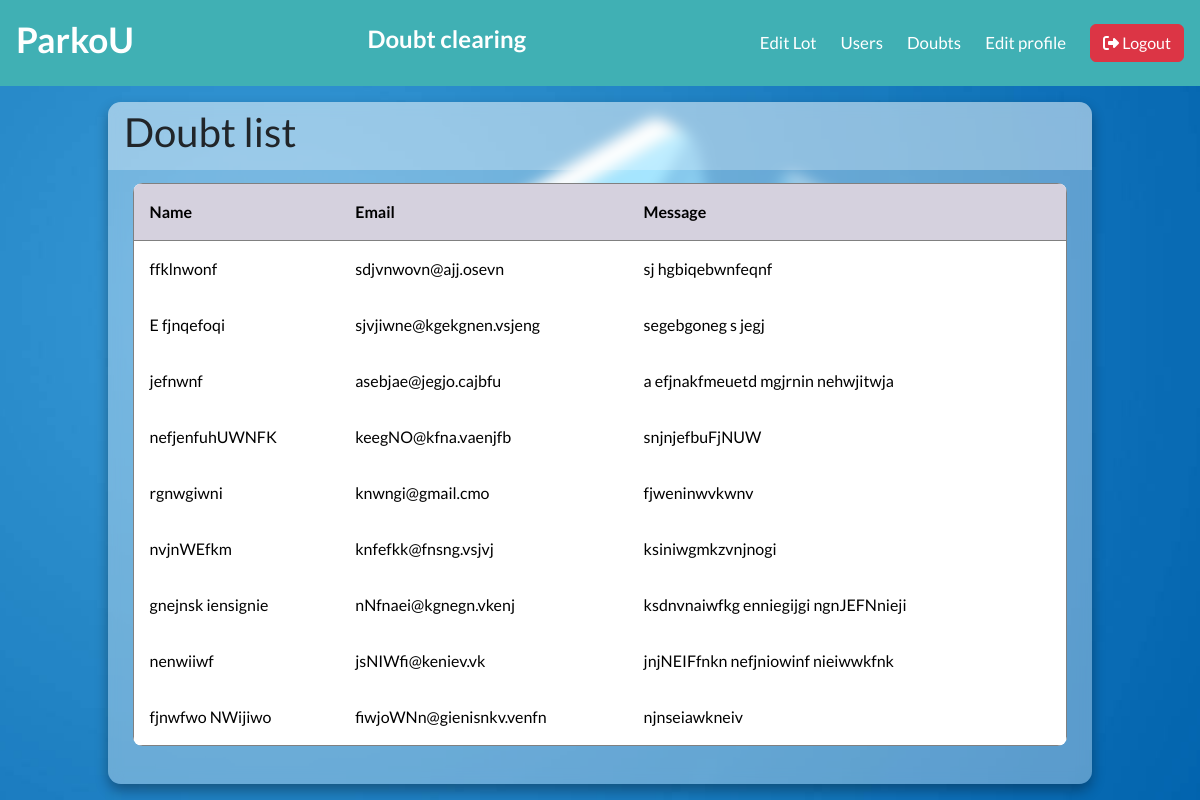
Page /admin/doubts (signed in) on the committed database.
### models/models.py (models this page shows)
class Doubt(db.Model):
    __tablename__ = "doubts"
    id = db.Column(db.Integer, primary_key = True)
    name = db.Column(db.String(128), nullable = False)
    email = db.Column(db.String(128), nullable = False)
    question = db.Column(db.String(512), nullable = False)

### controllers/routes.py (the view)
@app.route('/admin/doubts')
@admin_required
def doubt_page():
    doubts = Doubt.query.all()
    return render_template('/after_login_part/admin_side/doubt_page.html', doubts=doubts)

### controllers/routes.py (called while the page is built)
def admin_required(func):
    @wraps(func)
    def inner(*args,**kwargs):
        if "user_id" not in session:
            return redirect(url_for('login_page'))
        user=User.query.get(session['user_id'])
        if not user.is_admin:
            flash('You are not a authorized personel')
            return redirect(url_for('login_page'))
        return func(*args,**kwargs)
    return inner

### templates/after_login_part/admin_side/doubt_page.html (shortened to what this page needs)
{% extends "base.html" %}
{% block stylesheet %}
    <link rel="stylesheet" href="/static/css/after_login/admin_side/doubt_page.css">
{% endblock %}
{% block content %}
    <header class="header-content">
        <div class="brand">
            <h4>ParkoU</h4>
        </div>
        <div class="welcome-note">
            <h5>Doubt clearing</h5>
        </div>
        <nav class="navbar">
            <div class="nav-links">
                <a href="{{ url_for('admin_dashboard') }}" class="nav-link">Edit Lot</a>
                <a href="{{ url_for('user_details') }}" class="nav-link">Users</a>
                <a href="{{ url_for('doubt_page') }}" class="nav-link">Doubts</a>
                <a href="{{ url_for('edit_admin_profile') }}" class="nav-link">Edit profile</a>
                <a class="nav-link" href="{{ url_for('logout') }}">
                    <button type="button" id="btn-logout" class="btn btn-danger">
                        <i class="fa-solid fa-right-from-bracket"></i>
                        Logout
                    </button>
                </a>
            </div>
        </nav>
    </header>
    <main class="table" id="customers_table">
        <section class="table__header">
            <h1>Doubt list</h1>
        </section>
        <section class="table__body">
            <table border="1">
                <thead>
                    <tr>
                        <th> Name </th>
                        <th> Email </th>
                        <th> Message </th>
                    </tr>
                </thead>
                <tbody>
                    {% for doubt in doubts %}
                        <tr>
                        <td> {{ doubt.name }} </td>
                        <td> {{ doubt.email }} </td>
                        <td>
                            <div class="msg-doubt">
                                <div class="msg-data">
                                    {{ doubt.question }}
                                </div>
                            </div>
                        </td>
                        </tr>
                    {% else %}
                        <tr>
                        <td colspan="3"> No doubts found </td>
                        </tr>
                    {% endfor %}
                </tbody>
            </table>
        </section>
    </main>
{% endblock %}

### static/css/after_login/admin_side/doubt_page.css (style rules this page uses)
:root { --primary-color: #6366f1; --accent-color: #3f83f8; --text-color: #333; --link-color: #fff; --background-color: #40b0b4; --light-grey: #f0f0f0; --grey: #808080; --dark-grey: #555; }
* { margin: 0; padding: 0; box-sizing: border-box; font-family: "Lato", sans-serif; text-decoration: none; }
body { height: 100vh; text-align: center; }
.header-content { background-color: var(--background-color); display: flex; justify-content: space-between; align-items: center; padding: 1rem; position: relative; width: 100%; }
.welcome-note h5 { display: block; font-size: 1.5rem; font-weight: 600; color: var(--link-color); }
.brand h4 { font-size: 2.2rem; font-weight: 600; color: var(--link-color); }
.navbar { display: flex; align-items: center; gap: 1.5rem; position: relative; }
.nav-links { display: flex; align-items: center; gap: 1.5rem; }
.nav-link { color: var(--link-color); font-size: 1.05rem; font-weight: 500; }
body { min-height: 100vh; background: url("/static/images/mail-windows-email-icon-xa3cs0smefry2gsh.jpg") center / cover; display: flex; justify-content: center; align-items: center; flex-direction: column; gap: 1rem; }
main.table { width: 82vw; height: 90vh; background-color: #fff5; backdrop-filter: blur(7px); box-shadow: 0 .4rem .8rem #0005; border-radius: .8rem; overflow: hidden; }
.table__header { width: 100%; height: 10%; background-color: #fff4; padding: .8rem 1rem; display: flex; justify-content: space-between; align-items: center; }
.table__body { width: 95%; max-height: calc(89% - 1.6rem); background-color: #fffb; margin: .8rem auto; border-radius: .6rem; overflow: auto; overflow: overlay; }
table { width: 100%; }
table, th, td { border-collapse: collapse; padding: 1rem; text-align: left; }
thead th { position: sticky; top: 0; left: 0; background-color: #d5d1defe; cursor: pointer; text-transform: capitalize; }
.msg-doubt { display: flex; flex-wrap: wrap; justify-content: space-between; align-items: flex-start; }
.msg-data { max-width: 600px; }

### rows in the picture
Doubt: name "ffklnwonf", email "sdjvnwovn@ajj.osevn", question "sj hgbiqebwnfeqnf"
Doubt: name "E fjnqefoqi", email "sjvjiwne@kgekgnen.vsjeng", question "segebgoneg s jegj"
Doubt: name "jefnwnf", email "asebjae@jegjo.cajbfu", question "a efjnakfmeuetd mgjrnin nehwjitwja"
Doubt: name "nefjenfuhUWNFK", email "keegNO@kfna.vaenjfb", question "snjnjefbuFjNUW"
Doubt: name "rgnwgiwni", email "knwngi@gmail.cmo", question "fjweninwvkwnv"
Doubt: name "nvjnWEfkm", email "knfefkk@fnsng.vsjvj", question "ksiniwgmkzvnjnogi"
Doubt: name "gnejnsk iensignie", email "nNfnaei@kgnegn.vkenj", question "ksdnvnaiwfkg enniegijgi ngnJEFNnieji"
Doubt: name "nenwiiwf", email "jsNIWfi@keniev.vk", question "jnjNEIFfnkn nefjniowinf nieiwwkfnk"
Doubt: name "fjnwfwo NWijiwo", email "fiwjoWNn@gienisnkv.venfn", question "njnseiawkneiv"
